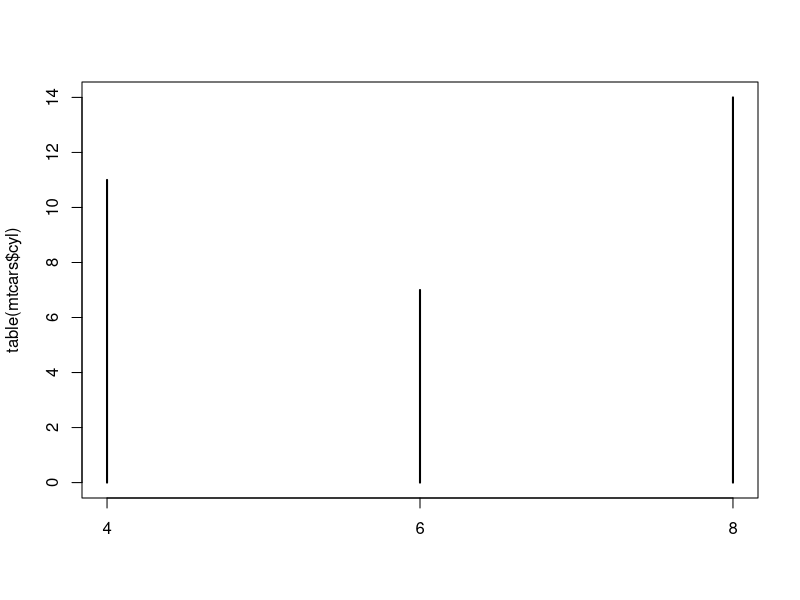
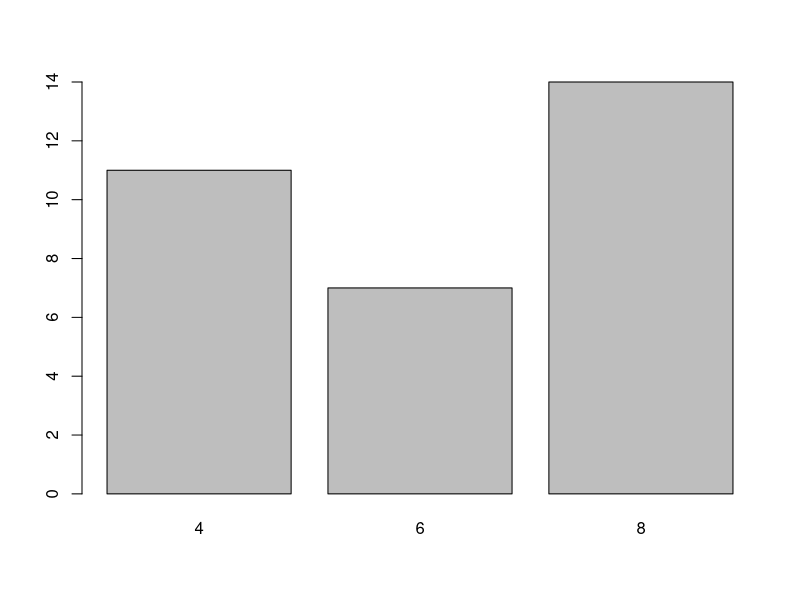
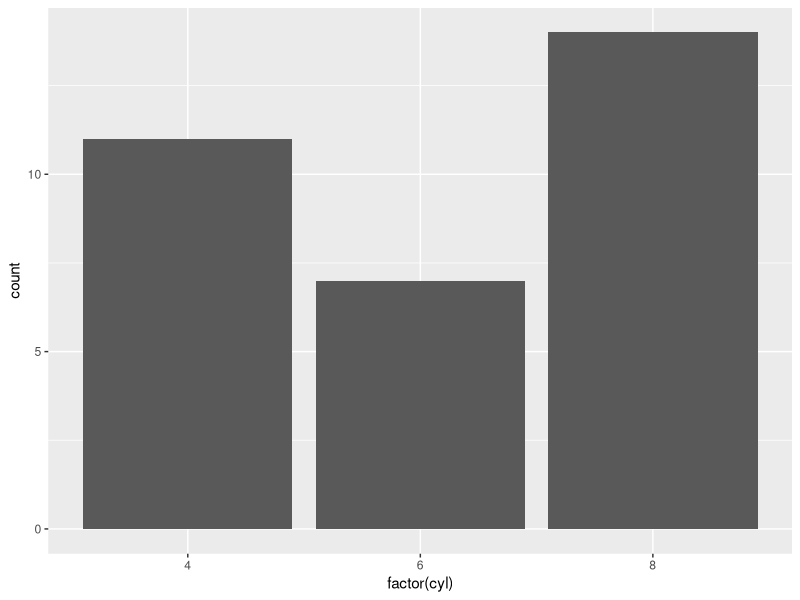
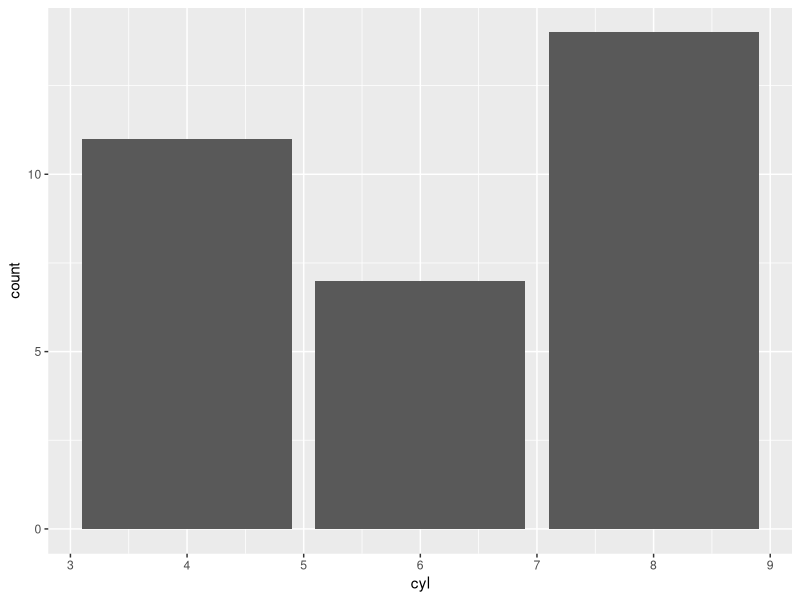
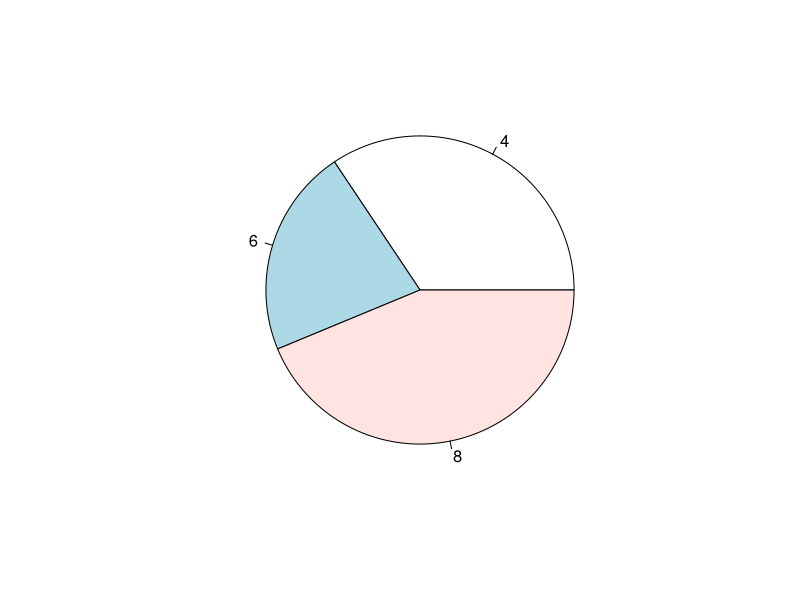
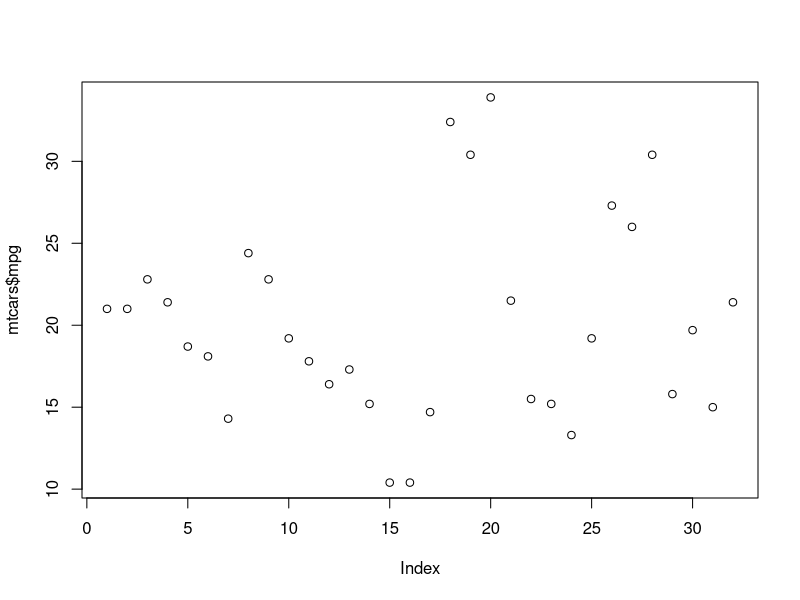
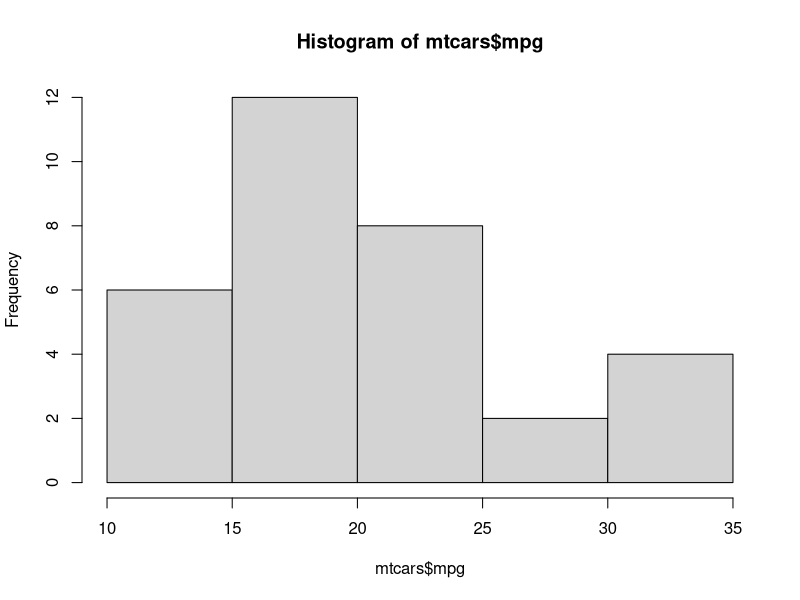
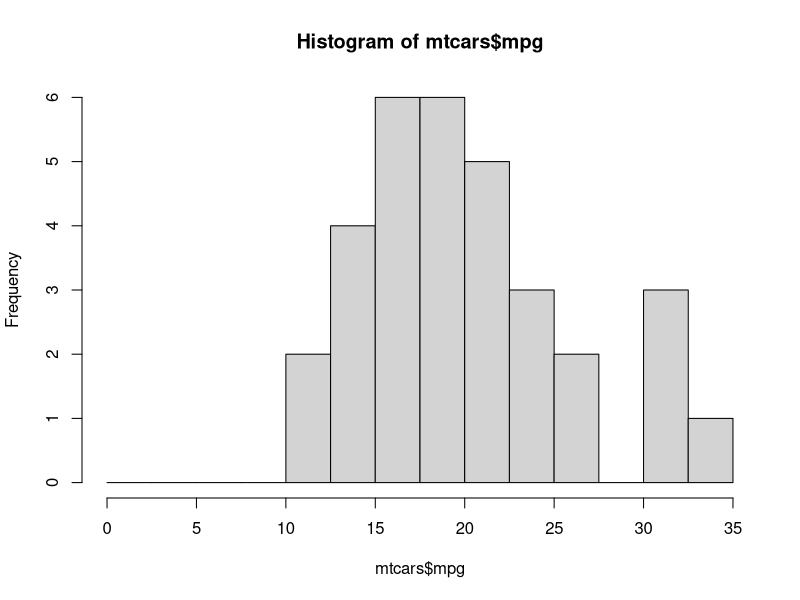

Generate these figures, in order, with R:
################################################################
## Skript:      2 Plot-Techniken-eine-Variable
## Studiengang: CAS Datenanalyse 16/17
## Modul:       Graphische Datenexploration und Datenvisualisierung  
## Lernziele:   (1) Univarite Techniken der Datenexploration mit R
##              (2) Unterschiede konventionelle Plot-Methode und ggplot erkennen 
##
####################################



## Libraries
library(ggplot2)


###
# Daten - Motor Trend Car Road Tests - mtcars
# Führen Sie eine erste Datenbegutachtung durch, damit Sie eine grundlegende Vorstellung
# der verwendeten Daten haben
help(mtcars)



###############
# Stabdiagramme
# Frage: Welche Zylinderzahl kommt am häufigsten vor?
plot(table(mtcars$cyl))



###############
# Balken-Diagramme

# Erstellen Sie ein Balken-Diagramm für die Zylinderzahl mit der konventionellen Plot Funktion
barplot(table(mtcars$cyl))

# Erstellen Sie ein Balken-Diagramm mit ggplot 
# Übergeben Sie die Varialbe cyl einmal als kategoriales Merkmal (factor) 
# und einmal als metrisches Merkmal (numeric)

# kategorial - da es ja eigentlich diskret ist
ggplot(mtcars, aes(factor(cyl))) +
  geom_bar()

# metrisch
ggplot(mtcars, aes(cyl)) +
  geom_bar()


###############
# Kuchendiagramme

# Zeichnen Sie ein Kuchendiagram mit der konventionellen Plot Funktion
pie(table(mtcars$cyl))


## In ggplot gibt es keine direkte Umsetzung eines Kuchendiagrammes, weil Hadley Wickham, wie viele andere Statistiker
## glaubt, dass Kuchendiagramme ungenau sind
## Mit ein bisschen Arbeit lässt sich jedoch ein Kuchendiagramm über einen Barchart und der Funktion coord_polar()
## erstellen
## vgl. http://www.r-chart.com/2010/07/pie-charts-in-ggplot2.html


###############
# Histogramme

# Untersuchen Sie die Verteilung der Variable mpg (miles per gallon)
# Die Variable gibt Auskunft zum Benzinverbrauch
# (eine Meile ~1.6 KM, eine Gallone ~ 3.8 liter)
plot(mtcars$mpg)

# Erstellen Sie ein Histogramm mit der konventionellen Plot Funktion
# In welche Kategorie fallen am meisten Fahrzeuge?
hist(mtcars$mpg)

# Verändern Sie die Zahl der Klassen über die Option breaks 
# Wie sieht das Histogram aus mit 5,7,10 Unterteilungen aus?
# Ändert sich etwas in Bezug auf die Aussage, welch Kategorie von Benzinverbrauch am häufigsten vorkommt?
hist(mtcars$mpg, breaks = seq(0,35, 2.5))

# Erstellen Sie ein Histogramm mit ggplot
# Wie geht ggplot bei der Bestimmung der Breite der Intervalle vor?
ggplot(mtcars, aes(cyl)) +
  geom_histogram()


# Mit ggplot lässt sich die Breite der Klassen über "binwidth" steuern 
# Justieren Sie die Intervallbreite so, dass sie ungefähr der Einteilung von breaks=10 mit der konvetionellen Plot-Funktion entspricht.
ggplot(mtcars, aes(mpg)) +
  geom_histogram(binwidth = 1)




#####
# EXTRA
# Alternativ lässt sich für metrische Variablen eine WahrschenlichkeitsDichte-Funktion schätzen.
# Sie zeigt an, in welchen Bereiche viele und und in welchen
# Bereichen wenige Wahrscheinlichkeits"Masse" vorliegt
ggplot(mtcars, aes(x=mpg))+
  geom_density()

# Die Linien am Rand sind etwas unschön, vergrössern wir doch einfach die x-Achse
ggplot(mtcars, aes(x=mpg))+
  geom_density() +
  xlim(1,45)

# Mit adjust, lässt sich die Glättung kontrollieren
# Standard ist adjust=1, grössere Werte=stärkere Glättung und umgekehrt
# Testen Sie verschiedene Parameter für adjust und beobachten Sie, wie sich die 
# Dichtefunktion verändert
ggplot(mtcars, aes(x=mpg))+
  geom_density(adjust = 0.1) +
  xlim(1,45)
# EXTRA
#####



###############
# Boxplot
# 

# Erstellen Sie ein Boxplot für die Pferdestärke (hp=horsepower) mit der konventionellen Plotfunktion
ggplot(mtcars, aes(x="", y=hp)) +
  geom_boxplot() + 
  geom_text(data = mtcars[mtcars$hp > 300,], label=rownames(mtcars[mtcars$hp > 300,]))


# Erstellen Sie ein Boxplot für die Pferdestärke (hp=horsepower) mit ggplot


# Gibt es ein Auto, dass Aufgrund der Daten als Ausreiser bezeichnet werden kann? Um welches Auto handelt es sich?

########
# Wrap-Up: Funktionsweise von ggplot2
######
# ggplot benötigt im Minimum 
# (1) Daten(data), 
# (2) eine Definition der zu visualisierenden Variablen (aes)
# und (3) eine Anweisung zur visuellen Repräsentation der Daten (geom_)
# Die Grafik wird Komponentenweise aufgebaut (+)

# Es gibt unterschiedliche Schreibweisen und Möglichkeiten zur Spezifikation der Parameter
# Untenstehende Varianten führen alle zum selben Ergebnis
# Im Rahmen des Kurses wird in der Regel die erste Schreibweise verwendet


# Variante 1
ggplot(data=mtcars, aes(x=factor(""),y=hp))+
  geom_boxplot()

# Variante 2
ggplot(data=mtcars)+
  aes(x=factor(""),y=hp)+
  geom_boxplot()

# Variante 3
ggplot()+
  geom_boxplot(data=mtcars,aes(x=factor(""),y=hp))

# ggplot-Graphiken können als eigene Objekte gespeichert (und erweitert) werden

boxplot<-ggplot()
boxplot<-boxplot+geom_boxplot(data=mtcars,aes(x=factor(""),y=hp))
boxplot

# Was passiert hier?
ggplot(data=mtcars, aes(x=factor(""),y=disp))+
  geom_boxplot(aes(x=factor(""),y=hp))

# Einmal definierte Parameter werden "nach unten" vererbt... bis sie überschrieben werden















